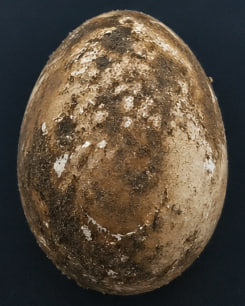
#> input picture dataset/5/telur kotor - Copy (2).jpg, 245 x 306 px; its folder holds only this picture in this run
$ python test_otsu.py
#> lines starting #> are read from the running program, lines starting #| are printed output that depends on the picture; after the words box and inside, x2 and y2 are one past the last pixel; in counts of white or black regions, pixels touching at a corner belong together
import cv2
import glob
import os
import numpy as np

file_paths = glob.glob("dataset/5/*.jpg")
if not file_paths:
    print("No images found in dataset/5/")
else:
    for path in file_paths[:1]:
        img = cv2.imread(path)
#> img is the input picture: shape (306, 245, 3); mean B, G, R 60.1, 74.5, 86.4
        img_rgb = cv2.cvtColor(img, cv2.COLOR_BGR2RGB)

        gray = cv2.cvtColor(img_rgb, cv2.COLOR_RGB2GRAY)
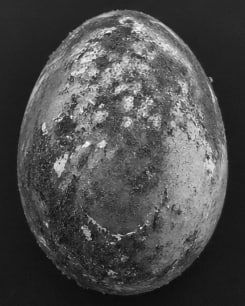
#> gray: shape (306, 245); min 6, max 253, mean 76.4
        blurred = cv2.GaussianBlur(gray, (7, 7), 0)
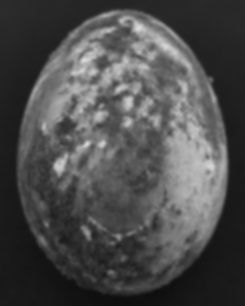
#> blurred: shape (306, 245); min 14, max 222, mean 76.4
        clahe = cv2.createCLAHE(clipLimit=2.0, tileGridSize=(8, 8))
        enhanced = clahe.apply(blurred)
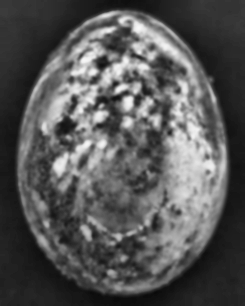
#> enhanced: shape (306, 245); min 10, max 248, mean 86.2

        # Test both
        _, binary1 = cv2.threshold(enhanced, 0, 255, cv2.THRESH_BINARY + cv2.THRESH_OTSU)
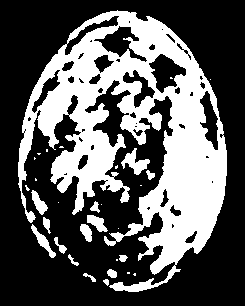
#> binary1: shape (306, 245); 35.4% white; 31 white regions (16 under 20 px), largest, box (x1, y1, x2, y2) and area: (18, 10, 227, 292) 24864, (121, 148, 150, 175) 330, (31, 224, 56, 258) 226
        _, binary2 = cv2.threshold(enhanced, 0, 255, cv2.THRESH_BINARY_INV + cv2.THRESH_OTSU)

        kernel = np.ones((7, 7), np.uint8)
        cleaned1 = cv2.morphologyEx(binary1, cv2.MORPH_CLOSE, kernel)
#> cleaned1: shape (306, 245); 41.2% white; 10 white regions (6 under 20 px), largest, box (x1, y1, x2, y2) and area: (18, 10, 227, 292) 30726, (116, 255, 128, 262) 56, (68, 254, 79, 266) 48, (83, 273, 96, 282) 45
        cleaned1 = cv2.morphologyEx(cleaned1, cv2.MORPH_OPEN, kernel)
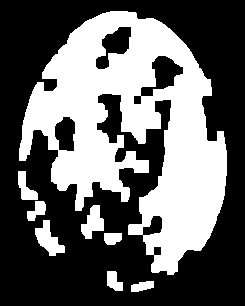
#> cleaned1: shape (306, 245); 39.5% white; 8 white regions, largest, box (x1, y1, x2, y2) and area: (19, 11, 227, 275) 27444, (35, 220, 65, 256) 534, (81, 205, 104, 239) 464

        cleaned2 = cv2.morphologyEx(binary2, cv2.MORPH_CLOSE, kernel)
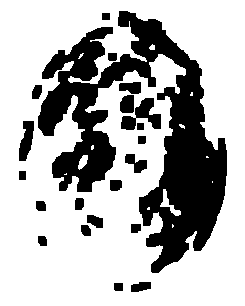
#> cleaned2: shape (306, 245); 70.8% white; 21 black regions, largest, box (x1, y1, x2, y2) and area: (38, 11, 227, 273) 18868, (121, 98, 161, 130) 612, (19, 121, 34, 161) 394
        cleaned2 = cv2.morphologyEx(cleaned2, cv2.MORPH_OPEN, kernel)
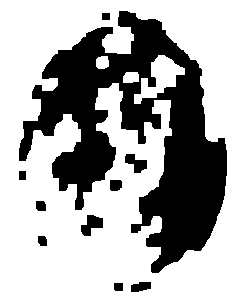
#> cleaned2: shape (306, 245); 68.2% white; 10 black regions, largest, box (x1, y1, x2, y2) and area: (19, 11, 227, 273) 22701, (81, 215, 103, 236) 279, (125, 154, 147, 173) 240

        print("Binary 1 (Normal): ", "White pixels:", np.sum(cleaned1 == 255), "Black pixels:", np.sum(cleaned1 == 0))
#| Binary 1 (Normal):  White pixels: 29581 Black pixels: 45389
        print("Binary 2 (Inv)   : ", "White pixels:", np.sum(cleaned2 == 255), "Black pixels:", np.sum(cleaned2 == 0))
#| Binary 2 (Inv)   :  White pixels: 51106 Black pixels: 23864
